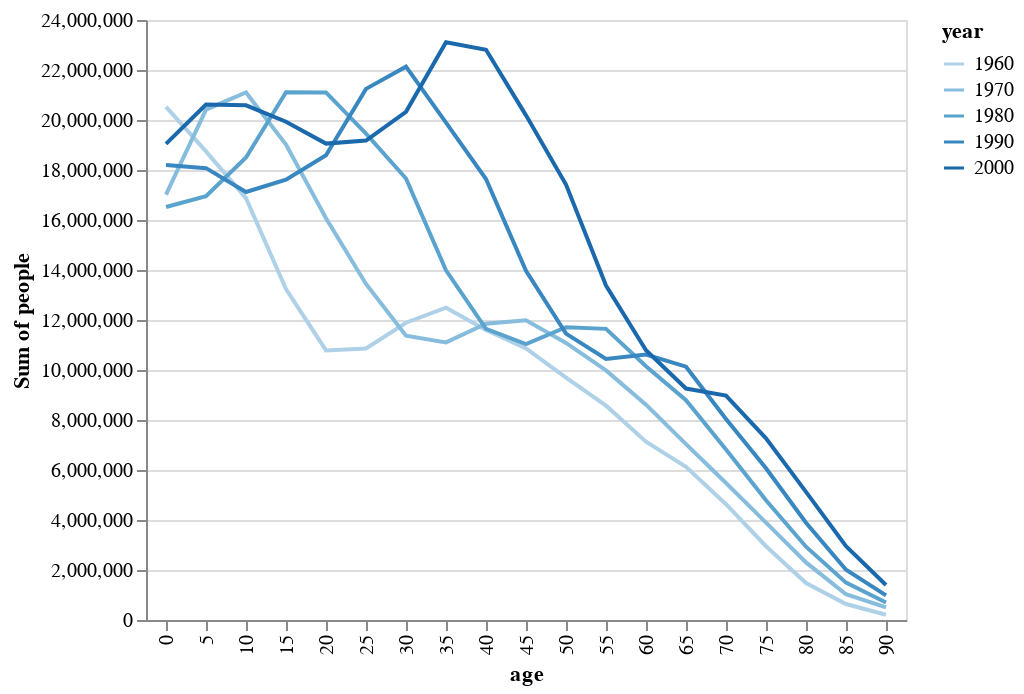

The cell this chart's notebook holds for it:
### Markdown cell above
### Range

### Code cell
alt.Chart(dataset).mark_line().encode(
    x='age:O',
    y='sum(people):Q',
    color='year:O'
).transform_filter(
    alt.FieldRangePredicate(field='year', range=[1960, 2000])
)

### Figure 1 — Vega-Lite specification as saved in the notebook (floating-point values rounded to 4 significant figures; data arrays with more than 128 entries replaced by an {"elided": "..."} marker saying what was removed)
{"config": {"view": {"continuousWidth": 400, "continuousHeight": 300}}, "data": {"name": "data-45e35b5faa42c7034b347e8bcfc8b805"}, "mark": "line", "encoding": {"color": {"type": "ordinal", "field": "year"}, "x": {"type": "ordinal", "field": "age"}, "y": {"type": "quantitative", "aggregate": "sum", "field": "people"}}, "transform": [{"filter": {"field": "year", "range": [1960, 2000]}}], "$schema": "https://vega.github.io/schema/vega-lite/v4.8.1.json", "datasets": {"data-45e35b5faa42c7034b347e8bcfc8b805": {"elided": "570 records"}}}
